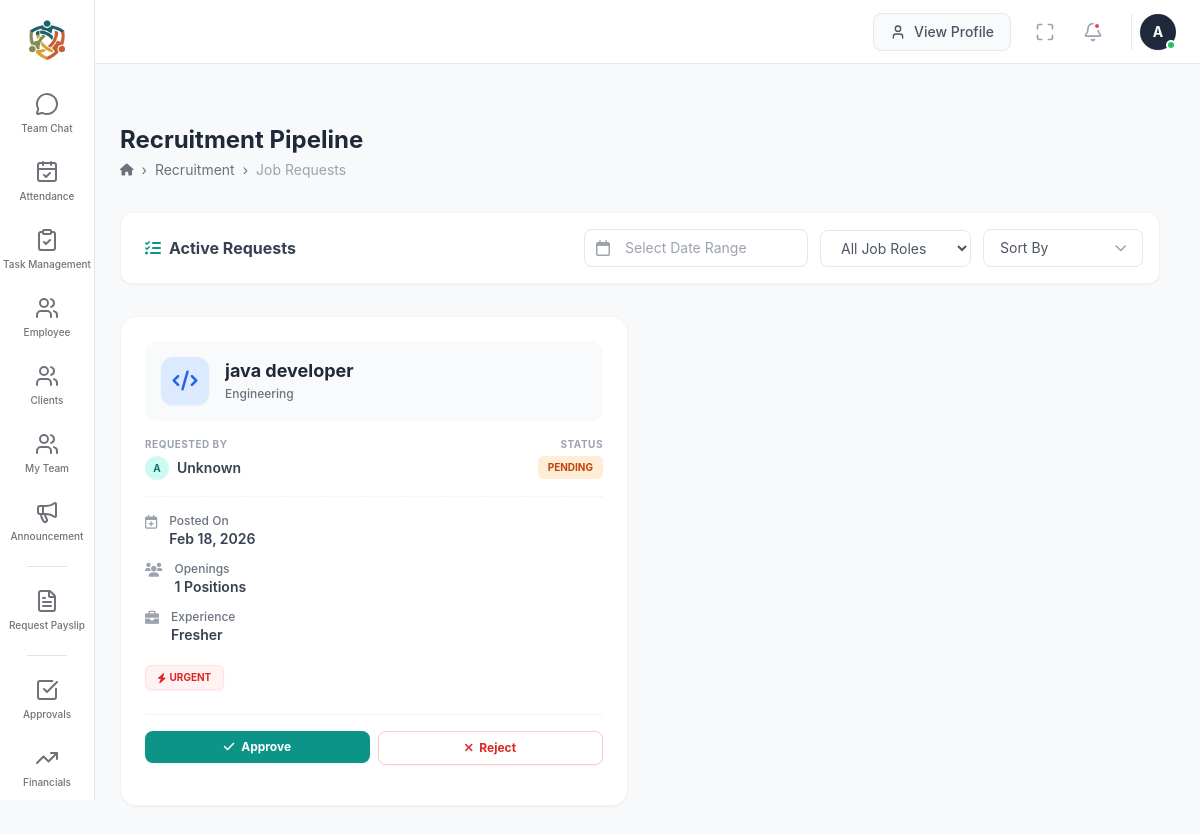
The app's page /HR_executive/jobs.php (signed in) with its own data.
### tables this page shows
CREATE TABLE `hiring_requests` (
  `id` int(11) NOT NULL,
  `manager_id` int(11) NOT NULL,
  `job_title` varchar(100) NOT NULL,
  `department` varchar(100) NOT NULL,
  `vacancy_count` int(11) NOT NULL DEFAULT 1,
  `experience_required` varchar(100) NOT NULL,
  `skills_required` text NOT NULL,
  `job_description` text NOT NULL,
  `priority` enum('High','Medium','Low') DEFAULT 'Medium',
  `status` enum('Pending','Approved','In Progress','Fulfilled','Rejected') DEFAULT 'Pending',
  `created_at` timestamp NULL DEFAULT current_timestamp()
);

CREATE TABLE `users` (
  `id` int(11) NOT NULL,
  `name` varchar(100) DEFAULT NULL,
  `employee_id` varchar(20) DEFAULT NULL,
  `department` varchar(100) DEFAULT NULL,
  `username` varchar(100) NOT NULL,
  `email` varchar(255) DEFAULT NULL,
  `password` varchar(255) NOT NULL,
  `role` enum('System Admin','HR','Manager','Team Lead','Employee','Sales','Digital Marketing','IT Admin','IT Executive','HR Executive','CFO','Accounts') NOT NULL,
  `last_password_change` timestamp NULL DEFAULT NULL
);

### HR_executive/jobs.php (the view, shortened to what this page needs)
<?php
require_once '../include/db_connect.php';
include '../sidebars.php';
include '../header.php';
?>
<!DOCTYPE html>
<html lang="en">
<head>
    <script src="https://cdn.tailwindcss.com"></script>
    <link rel="stylesheet" href="https://cdnjs.cloudflare.com/ajax/libs/font-awesome/6.0.0/css/all.min.css">
    <link rel="stylesheet" href="https://cdn.jsdelivr.net/npm/flatpickr/dist/flatpickr.min.css">
</head>
<body>
    <div class="lg:ml-20 p-6 md:p-10 transition-all duration-300 min-h-screen">
        <div class="flex flex-col md:flex-row justify-between items-start md:items-center mb-8">
            <div>
                <h1 class="text-2xl font-bold text-gray-800">Recruitment Pipeline</h1>
                <nav class="text-sm text-gray-500 flex items-center gap-2 mt-1">
                    <i class="fa-solid fa-house text-xs"></i>
                    <span>&rsaquo;</span> Recruitment <span>&rsaquo;</span> <span class="text-gray-400">Job Requests</span>
                </nav>
            </div>
        </div>
        <div class="bg-white p-4 rounded-xl shadow-sm border border-gray-100 mb-8 flex flex-col lg:flex-row justify-between items-center gap-4">
            <h2 class="font-bold text-gray-700 px-2 flex items-center gap-2">
                <i class="fa-solid fa-list-check text-teal-600"></i> Active Requests
            </h2>
            <div class="flex flex-wrap items-center gap-3 w-full lg:w-auto">
                <div class="relative cursor-pointer flex-grow lg:flex-grow-0">
                    <span class="absolute inset-y-0 left-3 flex items-center text-gray-400 z-10">
                        <i class="fa-regular fa-calendar"></i>
                    </span>
                    <input type="text" id="date-range" value="<?= $_GET['dates'] ?? '' ?>" placeholder="Select Date Range" class="pl-10 pr-4 py-2 border border-gray-200 rounded-lg text-sm text-gray-600 focus:outline-none focus:ring-2 focus:ring-teal-500 w-full lg:w-56 bg-white cursor-pointer" readonly>
                </div>
                <select onchange="updateFilter('role', this.value)" class="border border-gray-200 rounded-lg px-4 py-2 text-sm text-gray-600 focus:outline-none focus:ring-2 focus:ring-teal-500 bg-white flex-grow lg:flex-grow-0">
                    <option value="">All Job Roles</option>
                </select>
                <div class="relative flex-grow lg:flex-grow-0" x-data="{ open: false }">
                    <?php
                        $sort_text = "Sort By";
                    ?>
                    <button @click="open = !open" class="w-full border border-gray-200 rounded-lg px-4 py-2 text-sm text-gray-600 focus:outline-none bg-white flex justify-between items-center lg:min-w-[160px]">
                        <span><?= $sort_text ?></span>
                        <i class="fa-solid fa-chevron-down text-xs ml-2 text-gray-400"></i>
                    </button>
                </div>
            </div>
        </div>
        <div class="grid grid-cols-1 md:grid-cols-2 xl:grid-cols-3 gap-6">
            <?php
            $conditions = [];
            $order_clause = " ORDER BY hr.created_at DESC";
            $where_clause = count($conditions) > 0 ? " WHERE " . implode(" AND ", $conditions) : "";
            $sql = "SELECT hr.*, u.name as requested_by
                    FROM hiring_requests hr
                    LEFT JOIN users u ON hr.manager_id = u.id "
                    . $where_clause . $order_clause;
            $result = mysqli_query($conn, $sql);
            if ($result && mysqli_num_rows($result) > 0) {
                while($row = mysqli_fetch_assoc($result)) {
                    $dept = strtolower($row['department']);
                    $icon = 'fa-briefcase'; $icon_bg = 'bg-gray-100 text-gray-600';
                    if(strpos($dept, 'dev') !== false || strpos($dept, 'eng') !== false) { $icon = 'fa-code'; $icon_bg = 'bg-blue-100 text-blue-600'; }
                    elseif(strpos($dept, 'sale') !== false || strpos($dept, 'market') !== false) { $icon = 'fa-chart-line'; $icon_bg = 'bg-green-100 text-green-600'; }
                    elseif(strpos($dept, 'hr') !== false || strpos($dept, 'human') !== false) { $icon = 'fa-users'; $icon_bg = 'bg-purple-100 text-purple-600'; }
                    elseif(strpos($dept, 'acc') !== false || strpos($dept, 'fin') !== false) { $icon = 'fa-file-invoice-dollar'; $icon_bg = 'bg-yellow-100 text-yellow-600'; }
                    $status_bg = 'bg-gray-100 text-gray-600';
                    if ($row['status'] == 'Pending') $status_bg = 'bg-orange-100 text-orange-700';
            ?>
                <div class="card bg-white rounded-2xl shadow-sm border border-gray-100 p-6 flex flex-col h-full">
                    <div class="flex items-center gap-4 bg-gray-50 rounded-xl p-4 mb-4">
                        <div class="w-12 h-12 <?= $icon_bg ?> rounded-xl flex items-center justify-center text-xl shadow-sm">
                            <i class="fa-solid <?= $icon ?>"></i>
                        </div>
                        <div class="flex-grow">
                            <div class="flex justify-between items-start">
                                <h3 class="font-bold text-gray-800 text-lg leading-tight truncate pr-2" title="<?= htmlspecialchars($row['job_title']) ?>"><?= htmlspecialchars($row['job_title']) ?></h3>
                            </div>
                            <p class="text-xs text-gray-500 font-medium mt-1"><?= htmlspecialchars($row['department']) ?></p>
                        </div>
                    </div>
                    <div class="mb-4 pb-4 border-b border-dashed border-gray-100 flex-grow">
                        <div class="grid grid-cols-2 gap-4">
                            <div>
                                <p class="text-[10px] text-gray-400 uppercase tracking-wider font-bold mb-1">Requested By</p>
                                <div class="flex items-center gap-2">
                                    <div class="w-6 h-6 rounded-full bg-teal-100 text-teal-700 flex items-center justify-center text-[10px] font-bold">
                                        <?= strtoupper(substr($row['requested_by'] ?? 'A', 0, 1)) ?>
                                    </div>
                                    <p class="text-sm text-gray-700 font-semibold truncate"><?= htmlspecialchars($row['requested_by'] ?? 'Unknown') ?></p>
                                </div>
                            </div>
                            <div class="text-right">
                                <p class="text-[10px] text-gray-400 uppercase tracking-wider font-bold mb-1">Status</p>
                                <span class="px-2.5 py-1 text-[10px] font-bold uppercase rounded-md <?= $status_bg ?> inline-block">
                                    <?= htmlspecialchars($row['status']) ?>
                                </span>
                            </div>
                        </div>
                    </div>
                    <div class="space-y-3 mb-5">
                        <div class="flex items-start gap-3 text-sm text-gray-600">
                            <i class="fa-regular fa-calendar-plus text-gray-400 mt-0.5"></i>
                            <div>
                                <span class="font-medium text-gray-500 text-xs block">Posted On</span>
                                <span class="font-semibold text-gray-700"><?= !empty($row['created_at']) ? date('M d, Y', strtotime($row['created_at'])) : 'N/A' ?></span>
                            </div>
                        </div>
                        <div class="flex items-start gap-3 text-sm text-gray-600">
                            <i class="fa-solid fa-users text-gray-400 mt-0.5"></i>
                            <div>
                                <span class="font-medium text-gray-500 text-xs block">Openings</span>
                                <span class="font-semibold text-gray-700"><?= $row['vacancy_count'] ?> Positions</span>
                            </div>
                        </div>
                        <div class="flex items-start gap-3 text-sm text-gray-600">
                            <i class="fa-solid fa-briefcase text-gray-400 mt-0.5"></i>
                            <div>
                                <span class="font-medium text-gray-500 text-xs block">Experience</span>
                                <span class="font-semibold text-gray-700"><?= htmlspecialchars($row['experience_required']) ?></span>
                            </div>
                        </div>
                    </div>
                    <div class="flex flex-wrap gap-2 mb-2">
                        <?php if($row['priority'] == 'High'): ?>
                            <span class="px-3 py-1 bg-red-50 text-red-600 border border-red-100 text-[10px] font-bold uppercase rounded-md shadow-sm flex items-center gap-1">
                                <i class="fa-solid fa-bolt"></i> Urgent
                            </span>
                        <?php endif; ?>
                    </div>
                    <?php if (($user_role === 'HR' || $user_role === 'System Admin') && $row['status'] === 'Pending'): ?>
                        <div class="mt-4 pt-4 border-t border-gray-100 flex gap-2">
                            <form method="POST" class="w-1/2">
                                <button type="submit" name="action" value="approve" onclick="return confirm('Approve this request and alert HR Executives?')" class="w-full bg-teal-600 hover:bg-teal-700 text-white py-2 rounded-lg text-xs font-bold transition shadow-sm">
                                    <i class="fa-solid fa-check mr-1"></i> Approve
                                </button>
                            </form>
                            <form method="POST" class="w-1/2">
                                <button type="submit" name="action" value="reject" onclick="return confirm('Are you sure you want to reject this request?')" class="w-full bg-white border border-red-200 hover:bg-red-50 text-red-600 py-2 rounded-lg text-xs font-bold transition shadow-sm">
                                    <i class="fa-solid fa-xmark mr-1"></i> Reject
                                </button>
                            </form>
                        </div>
                    <?php endif; ?>
                </div>
            <?php
                }
            }
            ?>
        </div>
    </div>
</body>
</html>

### sidebars.php (style rules this page uses)
:root { --primary-sidebar-width: 95px; --secondary-sidebar-width: 220px; --active-bg: #f4f4f5; --border-color: #e4e4e7; --text-muted: #71717a; }

### HR_executive/jobs.php (style rules this page uses)
body { background-color: #f8f9fa; font-family: 'Inter', sans-serif; }
.card { transition: transform 0.2s, box-shadow 0.2s; }

### records on screen
hiring_requests: job_title "java developer", department "Engineering", manager.name "A", manager.name "Unknown", status "PENDING", created_at "Feb 18, 2026", vacancy_count "1", experience_required "Fresher", priority "High" (drawn)

### other values on screen
$item['name'] "Team Chat"
$item['name'] "Attendance"
$item['name'] "Task Management"
$item['name'] "Employee"
$item['name'] "Clients"
$item['name'] "My Team"
$item['name'] "Announcement"
$item['name'] "Request Payslip"
$item['name'] "Approvals"
$item['name'] "Financials"
substr($display_name, 0, 1) "A"
$sort_text "Sort By"
